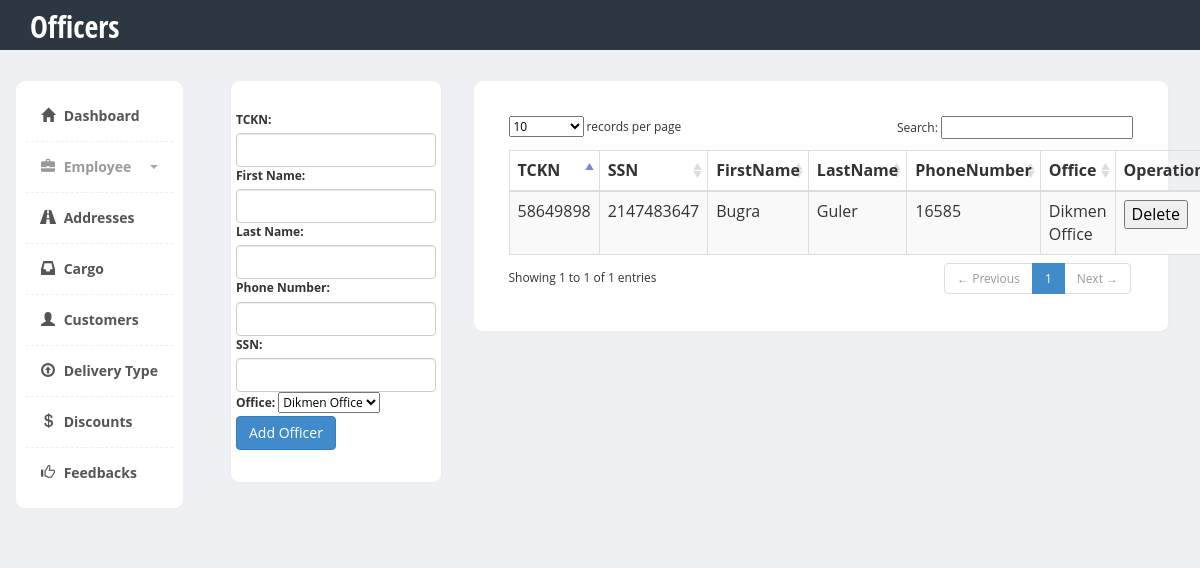
The app's page /VTProject/officers.php, older data.
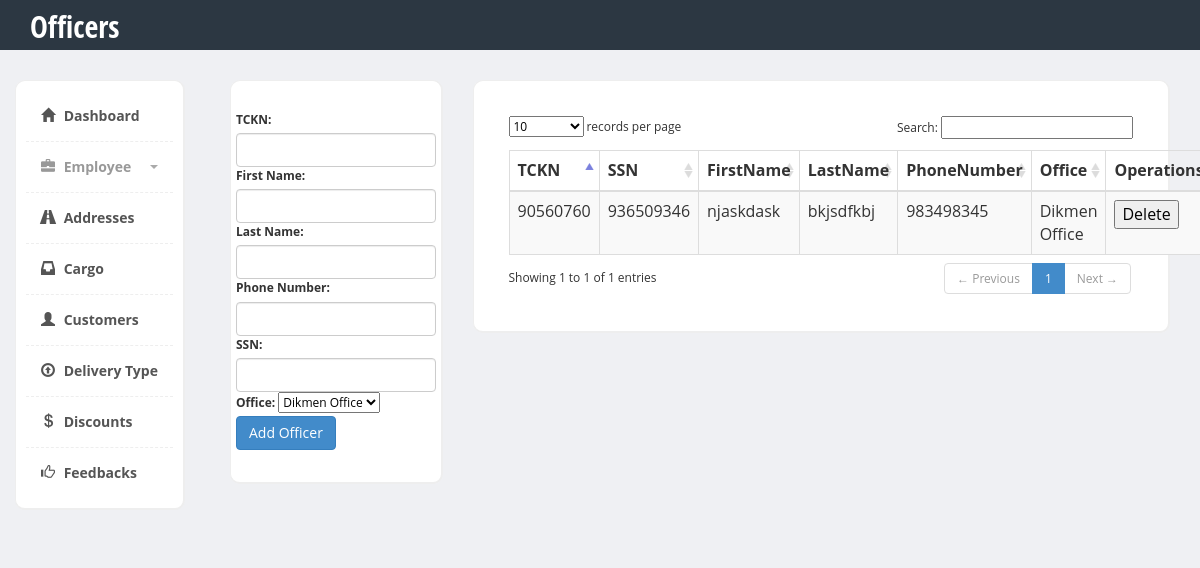
The same page, newer data.
### tables this page shows
CREATE TABLE `officer` (
  `TCKN` bigint(11) NOT NULL
);

CREATE TABLE `employee` (
  `TCKN` bigint(11) NOT NULL,
  `SSN` int(11) NOT NULL,
  `FK_Office_OfficeID` int(11) NOT NULL
);

CREATE TABLE `person` (
  `TCKN` bigint(11) NOT NULL,
  `FirstName` varchar(255) NOT NULL,
  `LastName` varchar(255) NOT NULL,
  `PhoneNumber` int(20) NOT NULL
);

CREATE TABLE `office` (
  `OfficeID` int(11) NOT NULL,
  `FK_Address_ID` int(11) NOT NULL,
  `Name` varchar(255) NOT NULL
);

### VTProject/officers.php (the view, shortened to what this page needs)
<html><head>
        <link href="https://code.jquery.com/ui/1.10.3/themes/redmond/jquery-ui.css" rel="stylesheet" media="screen">
        <link href="bootstrap/css/bootstrap.min.css" rel="stylesheet">
        <link href="css/styles.css" rel="stylesheet">
    </head>
    <body>
        <div class="header">
            <div class="container">
                <div class="row">
                    <div class="col-md-5">
                        <div class="logo">
                            <h1><a href="officers.php">Officers</a></h1>
                        </div>
                    </div>
                </div>
            </div>
        </div>
        <div class="page-content">
            <div class="row">
                <div class="col-md-2">
                    <div class="sidebar content-box" style="display: block;">
                        <ul class="nav">
                            <li class="current"><a href="index.php"><i class="glyphicon glyphicon-home"></i> Dashboard</a></li>
                            <li class="submenu">
                                <a href="#">
                                    <i class="glyphicon glyphicon-briefcase"></i> Employee
                                    <span class="caret pull-right"></span>
                                </a>
                            </li>
                            <li class="current"><a href="addresses.php"><i class="glyphicon glyphicon-road"></i> Addresses</a></li>
                            <li class="current"><a href="cargo.php"><i class="glyphicon glyphicon-inbox"></i> Cargo</a></li>
                            <li class="current"><a href="customers.php"><i class="glyphicon glyphicon-user"></i> Customers</a></li>
                            <li class="current"><a href="deliveryTypes.php"><i class="glyphicon glyphicon-upload"></i> Delivery Type</a></li>
                            <li class="current"><a href="discounts.php"><i class="glyphicon glyphicon-usd"></i> Discounts </a></li>
                            <li class="current"><a href="feedbacks.php"><i class="glyphicon glyphicon-thumbs-up"></i> Feedbacks </a></li>
                        </ul>
                    </div>
                </div>
                <div class="col-md-10">
                    <div class="col-md-3">
                        <div class="content-box-large">
                            <div class ="row ">
                                <form action="" method="post">
                                    <label for="tc">TCKN:</label>
                                    <input class="form-control" type="text" name="tc" id="tc">
                                    <label for="firstName">First Name:</label>
                                    <input class="form-control" type="text" name="firstname" id="firstName">
                                    <label for="lastName">Last Name:</label>
                                    <input class="form-control" type="text" name="lastname" id="lastName">
                                    <label for="phonenumber">Phone Number:</label>
                                    <input class="form-control" type="text" name="phonenumber" id="phonenumber">
                                    <label for="ssn">SSN:</label>
                                    <input class="form-control" type="text" name="ssn" id="ssn">
                                    <label for="office">Office:</label>
                                    <select name="office">
                                        <?php
                                        include("config.php");
                                        $query = "CALL get_offices()";
                                        $result = mysqli_query($db, $query);
                                        while ($row = mysqli_fetch_assoc($result)) {
                                            echo "<option value= " . $row['OfficeID'] . ">" . $row['Name'] . "</option>";
                                        }
                                        ?>
                                    </select>
                                    <br />
                                    <div class="action">
                                        <input class="btn btn-primary signup" type = "submit" value = " Add Officer "/><br />
                                    </div>
                                </form>
                            </div>
                        </div>
                    </div>
                    <div class="col-md-9">
                        <div class="content-box-large">
                            <div class="panel-body">
                                <table class="table table-striped table-bordered" id="example" cellspacing="0" cellpadding="0" border="0">
                                    <thead>
                                        <tr>
                                            <th>TCKN</th>
                                            <th>SSN</th>
                                            <th>FirstName</th>
                                            <th>LastName</th>
                                            <th>PhoneNumber</th>
                                            <th>Office</th>
                                            <th>Operations</th>
                                        </tr>
                                    </thead>
                                    <tbody>
                                        <?php
                                        include("config.php");
                                        $query = "CALL get_officers()";
                                        $result = mysqli_query($db, $query);
                                        while ($row = mysqli_fetch_assoc($result)) {
                                            echo '<tr>';
                                            echo "<td>" . $row["TCKN"] . "</td> <td>" . $row["SSN"] . "</td> <td>" . $row["FirstName"] . "</td> <td>" . $row["LastName"] . "</td> <td>" . $row["PhoneNumber"] . "</td> <td>" . $row["Name"] . "</td>";
                                            echo '<form action="" method="post">';
                                            echo "</td> <td> <input type ='submit' class='button' name='delete' value='Delete' /> "
                                            . "<input type ='hidden' name='delete' value='".$row["TCKN"]."' /> </td>";
                                            echo '</form>';
                                            echo '</tr>';
                                        }
                                        ?>
                                    </tbody>
                                </table>
                            </div>
                        </div>
                    </div>
                </div>
            </div>
        </div>
        <link href="vendors/datatables/dataTables.bootstrap.css" rel="stylesheet" media="screen">
    </body></html>

### VTProject/css/styles.css (style rules this page uses)
body { font-family: 'Open Sans', sans-serif; background-color: #f7f7f7; position: relative; margin: 0px; font-size: 12px; padding: 0px; }
.page-content > .row { margin-left: 0px !important; margin-right: 0px !important; margin-top: 30px; }
.header { height:50px; background-color: #2c3742; }
.header .logo h1 { font-size:30px; margin:0px; padding:10px 0px; }
.header .logo h1 a { color:#fff; font-family: 'Open Sans Condensed', sans-serif; }
.content-box, .content-box-large { margin-bottom:30px; background:#fff; border-radius:10px; padding:10px; border-left:1px solid #eee; border-top:1px solid #eee; border-right:2px solid #eee; border-bottom:2px solid #eee; }
.content-box-large { padding: 20px; }
.sidebar ul.nav, .sidebar ul.nav ul { list-style: none; padding: 0px; margin: 0px; }
.sidebar .nav > li { margin: 0; border-bottom:1px dashed #eee; }
.sidebar .nav > li:last-child { border-bottom:0px; }
.sidebar .nav > li > a { font-size: 14px; line-height: 20px; padding: 15px 15px; color: #999; display: block; font-weight:bold; background:none; text-decoration: none; border-top:0px; font-weight:bold; }
.sidebar .nav > li > a > i { margin-right:5px; }
.sidebar .nav li a:hover, .sidebar .nav li.current > a { background: #fff; color: #555; border-bottom:0px; }
.sidebar .nav a .caret { float: right; width: 0; height: 0; display: inline-block; vertical-align: top; border-top: 4px solid #aaa; border-right: 4px solid transparent; border-left: 4px solid transparent; content: ""; margin-top: 8px; margin-left: 2px; }
body { background-color: #eff0f3; }
.panel-body { clear:both; }

Row changes from the older to the newer data that the page shows:
removed officer: TCKN "58649898", TCKN.SSN "2147483647", person.FirstName "Bugra", person.LastName "Guler", person.PhoneNumber "16585", office.Name "Dikmen Office"
added officer: TCKN "90560760", TCKN.SSN "936509346", person.FirstName "njaskdask", person.LastName "bkjsdfkbj", person.PhoneNumber "983498345", office.Name "Dikmen Office"
